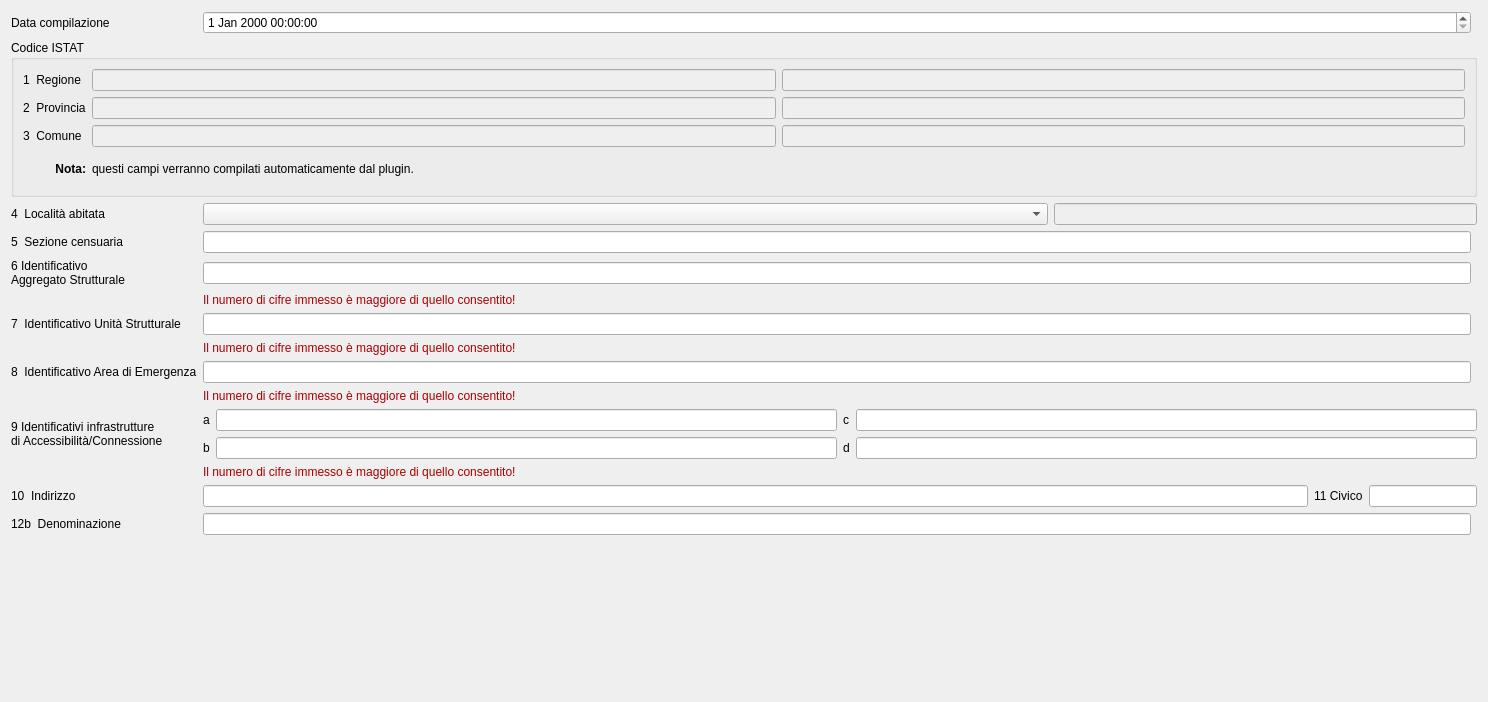
     <widget class="QWidget" name="identificativi">
      <property name="geometry">
       <rect>
        <x>0</x>
        <y>0</y>
        <width>1488</width>
        <height>702</height>
       </rect>
      </property>
      <property name="sizePolicy">
       <sizepolicy hsizetype="Preferred" vsizetype="Expanding">
        <horstretch>0</horstretch>
        <verstretch>0</verstretch>
       </sizepolicy>
      </property>
      <property name="font">
       <font>
        <weight>50</weight>
        <bold>false</bold>
       </font>
      </property>
      <attribute name="label">
       <string>Sezione 1 - IDENTIFICATIVI</string>
      </attribute>
      <layout class="QGridLayout" name="gridLayout">
       <item row="0" column="0">
        <widget class="QLabel" name="label_3">
         <property name="text">
          <string>Data compilazione</string>
         </property>
        </widget>
       </item>
       <item row="0" column="1">
        <widget class="QgsDateTimeEdit" name="data_es"/>
       </item>
       <item row="1" column="0" colspan="3">
        <widget class="QGroupBox" name="groupBox">
         <property name="sizePolicy">
          <sizepolicy hsizetype="Preferred" vsizetype="Expanding">
           <horstretch>0</horstretch>
           <verstretch>0</verstretch>
          </sizepolicy>
         </property>
         <property name="title">
          <string>Codice ISTAT</string>
         </property>
         <layout class="QGridLayout" name="gridLayout_10">
          <item row="3" column="2">
           <widget class="QLabel" name="label_2">
            <property name="text">
             <string>questi campi verranno compilati automaticamente dal plugin.</string>
            </property>
           </widget>
          </item>
          <item row="2" column="2">
           <widget class="QLineEdit" name="comune">
            <property name="enabled">
             <bool>false</bool>
            </property>
           </widget>
          </item>
          <item row="2" column="0">
           <widget class="QLabel" name="label_6">
            <property name="text">
             <string>3  Comune</string>
            </property>
           </widget>
          </item>
          <item row="3" column="0">
           <widget class="QLabel" name="label_46">
            <property name="text">
             <string>&lt;html&gt;&lt;head/&gt;&lt;body&gt;&lt;p&gt;&lt;span style=&quot; font-weight:600;&quot;&gt;Nota:&lt;/span&gt;&lt;/p&gt;&lt;/body&gt;&lt;/html&gt;</string>
            </property>
            <property name="alignment">
             <set>Qt::AlignRight|Qt::AlignTrailing|Qt::AlignVCenter</set>
            </property>
           </widget>
          </item>
          <item row="1" column="2">
           <widget class="QLineEdit" name="provincia">
            <property name="enabled">
             <bool>false</bool>
            </property>
           </widget>
          </item>
          <item row="0" column="2">
           <widget class="QLineEdit" name="regione">
            <property name="enabled">
             <bool>false</bool>
            </property>
           </widget>
          </item>
          <item row="0" column="3">
           <widget class="QLineEdit" name="cod_reg">
            <property name="enabled">
             <bool>false</bool>
            </property>
           </widget>
          </item>
          <item row="0" column="0">
           <widget class="QLabel" name="label_4">
            <property name="text">
             <string>1  Regione</string>
            </property>
           </widget>
          </item>
          <item row="1" column="3">
           <widget class="QLineEdit" name="cod_prov">
            <property name="enabled">
             <bool>false</bool>
            </property>
           </widget>
          </item>
          <item row="1" column="0">
           <widget class="QLabel" name="label_5">
            <property name="text">
             <string>2  Provincia</string>
            </property>
           </widget>
          </item>
          <item row="2" column="3">
           <widget class="QLineEdit" name="cod_com">
            <property name="enabled">
             <bool>false</bool>
            </property>
           </widget>
          </item>
         </layout>
        </widget>
       </item>
       <item row="2" column="0">
        <widget class="QLabel" name="label_7">
         <property name="text">
          <string>4  Località abitata</string>
         </property>
        </widget>
       </item>
       <item row="2" column="1" colspan="2">
        <layout class="QHBoxLayout" name="horizontalLayout_26" stretch="2,1">
         <item>
          <widget class="QComboBox" name="localita"/>
         </item>
         <item>
          <widget class="QLineEdit" name="cod_local">
           <property name="enabled">
            <bool>false</bool>
           </property>
          </widget>
         </item>
        </layout>
       </item>
       <item row="3" column="0">
        <widget class="QLabel" name="label_8">
         <property name="text">
          <string>5  Sezione censuaria</string>
         </property>
        </widget>
       </item>
       <item row="3" column="1">
        <widget class="QLineEdit" name="sezione"/>
       </item>
       <item row="4" column="0">
        <widget class="QLabel" name="label_9">
         <property name="text">
          <string>6 Identificativo&lt;br&gt;Aggregato Strutturale</string>
         </property>
        </widget>
       </item>
       <item row="4" column="1">
        <widget class="QLineEdit" name="ID_aggr"/>
       </item>
       <item row="5" column="1" colspan="2">
        <widget class="QLabel" name="text_alert_as">
         <property name="text">
          <string>&lt;html&gt;&lt;head/&gt;&lt;body&gt;&lt;p&gt;&lt;span style=&quot; color:#aa0000;&quot;&gt;Il numero di cifre immesso è maggiore di quello consentito!&lt;/span&gt;&lt;/p&gt;&lt;/body&gt;&lt;/html&gt;</string>
         </property>
        </widget>
       </item>
       <item row="6" column="0">
        <widget class="QLabel" name="label_10">
         <property name="text">
          <string>7  Identificativo Unità Strutturale</string>
         </property>
        </widget>
       </item>
       <item row="6" column="1">
        <widget class="QLineEdit" name="ID_unit"/>
       </item>
       <item row="7" column="1" colspan="2">
        <widget class="QLabel" name="text_alert_us">
         <property name="text">
          <string>&lt;html&gt;&lt;head/&gt;&lt;body&gt;&lt;p&gt;&lt;span style=&quot; color:#aa0000;&quot;&gt;Il numero di cifre immesso è maggiore di quello consentito!&lt;/span&gt;&lt;/p&gt;&lt;/body&gt;&lt;/html&gt;</string>
         </property>
        </widget>
       </item>
       <item row="8" column="0">
        <widget class="QLabel" name="label_11">
         <property name="text">
          <string>8  Identificativo Area di Emergenza</string>
         </property>
        </widget>
       </item>
       <item row="8" column="1">
        <widget class="QLineEdit" name="ID_area"/>
       </item>
       <item row="9" column="1" colspan="2">
        <widget class="QLabel" name="text_alert_ae">
         <property name="text">
          <string>&lt;html&gt;&lt;head/&gt;&lt;body&gt;&lt;p&gt;&lt;span style=&quot; color:#aa0000;&quot;&gt;Il numero di cifre immesso è maggiore di quello consentito!&lt;/span&gt;&lt;/p&gt;&lt;/body&gt;&lt;/html&gt;</string>
         </property>
        </widget>
       </item>
       <item row="10" column="0">
        <widget class="QLabel" name="label_12">
         <property name="text">
          <string>9  Identificativi infrastrutture&lt;br&gt;di Accessibilità/Connessione</string>
         </property>
        </widget>
       </item>
       <item row="10" column="1" colspan="2">
        <layout class="QGridLayout" name="gridLayout_3">
         <item row="1" column="3">
          <widget class="QLineEdit" name="ID_infra_d"/>
         </item>
         <item row="1" column="0">
          <widget class="QLabel" name="label_14">
           <property name="text">
            <string>b</string>
           </property>
          </widget>
         </item>
         <item row="1" column="2">
          <widget class="QLabel" name="label_16">
           <property name="text">
            <string>d</string>
           </property>
          </widget>
         </item>
         <item row="0" column="0">
          <widget class="QLabel" name="label_13">
           <property name="text">
            <string>a</string>
           </property>
          </widget>
         </item>
         <item row="0" column="3">
          <widget class="QLineEdit" name="ID_infra_c"/>
         </item>
         <item row="1" column="1">
          <widget class="QLineEdit" name="ID_infra_b"/>
         </item>
         <item row="0" column="2">
          <widget class="QLabel" name="label_15">
           <property name="text">
            <string>c</string>
           </property>
          </widget>
         </item>
         <item row="0" column="1">
          <widget class="QLineEdit" name="ID_infra_a"/>
         </item>
        </layout>
       </item>
       <item row="11" column="1" colspan="2">
        <widget class="QLabel" name="text_alert_ac">
         <property name="text">
          <string>&lt;html&gt;&lt;head/&gt;&lt;body&gt;&lt;p&gt;&lt;span style=&quot; color:#aa0000;&quot;&gt;Il numero di cifre immesso è maggiore di quello consentito!&lt;/span&gt;&lt;/p&gt;&lt;/body&gt;&lt;/html&gt;</string>
         </property>
        </widget>
       </item>
       <item row="12" column="0">
        <widget class="QLabel" name="label_17">
         <property name="text">
          <string>10  Indirizzo</string>
         </property>
        </widget>
       </item>
       <item row="12" column="1" colspan="2">
        <layout class="QHBoxLayout" name="horizontalLayout_27" stretch="1,0">
         <item>
          <widget class="QLineEdit" name="indirizzo"/>
         </item>
         <item>
          <layout class="QHBoxLayout" name="horizontalLayout_2">
           <item>
            <widget class="QLabel" name="label_18">
             <property name="text">
              <string>11 Civico</string>
             </property>
            </widget>
           </item>
           <item>
            <widget class="QLineEdit" name="civico"/>
           </item>
          </layout>
         </item>
        </layout>
       </item>
       <item row="13" column="0">
        <widget class="QLabel" name="label_19">
         <property name="text">
          <string>12b  Denominazione</string>
         </property>
        </widget>
       </item>
       <item row="13" column="1">
        <widget class="QLineEdit" name="denom"/>
       </item>
       <item row="14" column="0" colspan="3">
        <spacer name="verticalSpacer_14">
         <property name="orientation">
          <enum>Qt::Vertical</enum>
         </property>
         <property name="sizeHint" stdset="0">
          <size>
           <width>20</width>
           <height>40</height>
          </size>
         </property>
        </spacer>
       </item>
      </layout>
     </widget>
